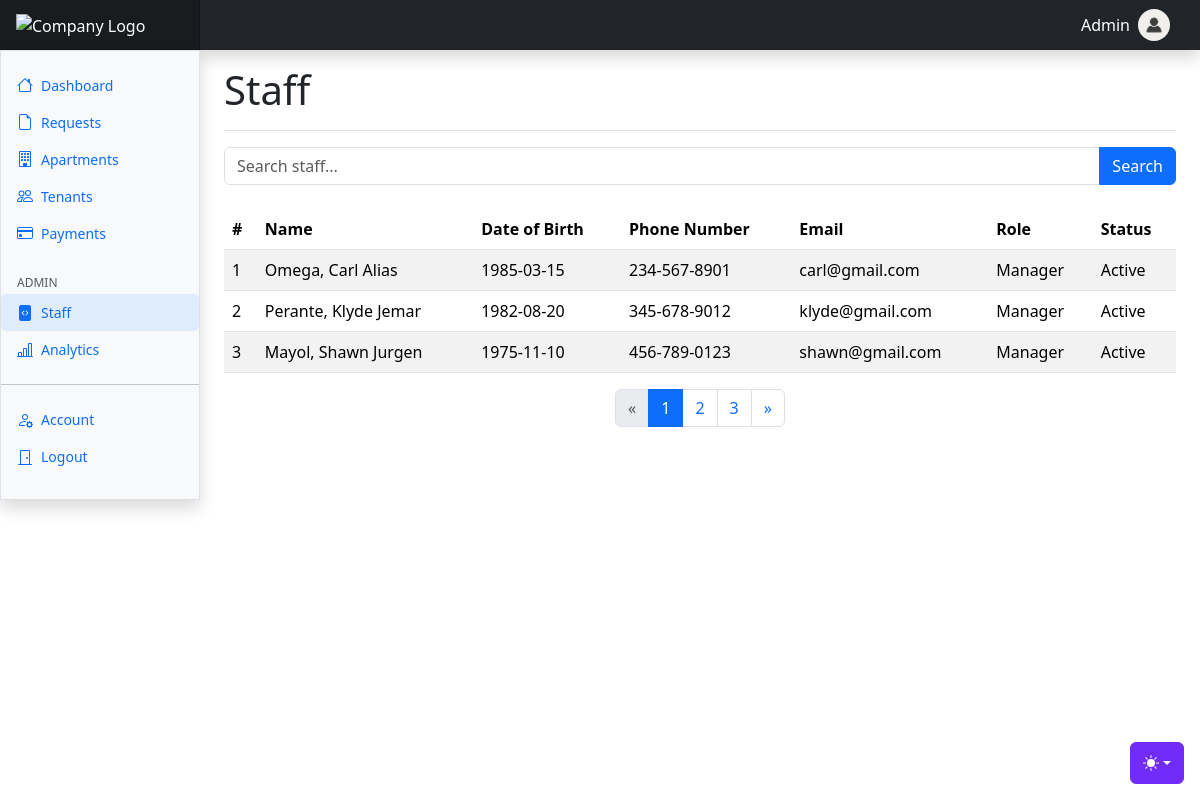
The app's page /app/index.php?page=admin.staff (signed in) with its own data.
### tables this page shows
CREATE TABLE `user` (
  `user_ID` int(11) NOT NULL,
  `tenant_ID` int(11) DEFAULT NULL,
  `staff_ID` int(11) DEFAULT NULL,
  `username` varchar(255) NOT NULL,
  `password` varchar(255) NOT NULL,
  `userRole` enum('Admin','Manager','Tenant') NOT NULL
);

CREATE TABLE `staff` (
  `staff_ID` int(11) NOT NULL,
  `firstName` varchar(255) NOT NULL,
  `lastName` varchar(255) NOT NULL,
  `middleName` varchar(255) NOT NULL,
  `dateOfBirth` date DEFAULT NULL,
  `phoneNumber` varchar(20) NOT NULL,
  `emailAddress` varchar(255) NOT NULL,
  `staffStatus` enum('Active','Inactive') NOT NULL DEFAULT 'Active',
  `staffRole` varchar(255) NOT NULL,
  `picDirectory` varchar(255) DEFAULT NULL
);

### app/views/admin/admin.staff.php (the view, shortened to what this page needs)
<main class="col-md-9 ms-sm-auto col-lg-10 px-md-4">
    <div class="d-flex justify-content-between flex-wrap flex-md-nowrap align-items-center pt-3 pb-2 mb-3 border-bottom">
        <h1 class="h1">Staff</h1>
    </div>
    <?php
        $search = '';
    ?>
    <form class="mb-4" action="<?php echo htmlspecialchars($_SERVER["PHP_SELF"]); ?>" method="GET">
        <div class="input-group">
            <input type="text" class="form-control" placeholder="Search staff..." name="search" value="<?php echo htmlspecialchars($search); ?>">
            <button class="btn btn-primary" type="submit">Search</button>
        </div>
    </form>
    <div class="table-responsive">
    <?php
    include 'core/database.php';
    $sql = "SELECT * FROM staff WHERE staffRole != 'Admin' AND CONCAT(lastName, ' ', firstName, ' ', middleName) LIKE '%$search%'";
    $result = $conn->query($sql);
    if ($result->num_rows > 0) {
        echo '<table class="table table-striped table-hover">';
        echo '<thead>';
        echo '<tr>';
        echo '<th>#</th>';
        echo '<th>Name</th>';
        echo '<th>Date of Birth</th>';
        echo '<th>Phone Number</th>';
        echo '<th>Email</th>';
        echo '<th>Role</th>';
        echo '<th>Status</th>';
        echo '</tr>';
        echo '</thead>';
        echo '<tbody>';
        $count = 1;
        while ($row = $result->fetch_assoc()) {
            echo '<tr>';
            echo '<td>' . $count++ . '</td>';
            echo '<td>' . $row['lastName'] . ', ' . $row['firstName'] . ' ' . $row['middleName'] . '</td>';
            echo '<td>' . $row['dateOfBirth'] . '</td>';
            echo '<td>' . $row['phoneNumber'] . '</td>';
            echo '<td>' . $row['emailAddress'] . '</td>';
            echo '<td>' . $row['staffRole'] . '</td>';
            echo '<td>' . $row['staffStatus'] . '</td>';
            echo '</tr>';
        }
        echo '</tbody>';
        echo '</table>';
    } else {
        echo 'No staff found.';
    }
    ?>
    </div>
    <nav aria-label="Page navigation">
        <ul class="pagination justify-content-center">
            <li class="page-item disabled">
                <a class="page-link" href="#" tabindex="-1" aria-disabled="true">
                    <span aria-hidden="true">&laquo;</span>
                </a>
            </li>
            <li class="page-item active" aria-current="page">
                <a class="page-link" href="#">1 <span class="sr-only">(current)</span></a>
            </li>
            <li class="page-item"><a class="page-link" href="#">2</a></li>
            <li class="page-item"><a class="page-link" href="#">3</a></li>
            <li class="page-item">
                <a class="page-link" href="#">
                    <span aria-hidden="true">&raquo;</span>
                </a>
            </li>
        </ul>
    </nav>
</main>

### app/index.php (shortened to what this page needs)
<!doctype html>
<html lang="en" data-bs-theme="light">
<head>
  <link href="assets/dist/css/bootstrap.min.css" rel="stylesheet">
  <link href="assets/src/css/dashboard.css" rel="stylesheet">
  <link href="assets/src/css/themes.css" rel="stylesheet">
</head>
<body>
  <?php
      include ('core/themes.php');
      $role = $_SESSION['role'] ?? 'tenant';
      $dashboardPage = match ($role) {
          'admin' => 'index.php?page=admin.dashboard',
          'manager' => 'index.php?page=manager.dashboard',
          'tenant' => 'index.php?page=tenant.dashboard',
      };
  ?>
  <header class="navbar sticky-top bg-dark flex-md-nowrap p-0 shadow">
    <a class="navbar-brand col-md-3 col-lg-2 me-0 px-3 fs-6 text-white" href="<?= htmlspecialchars($dashboardPage) ?>">
        <img src="assets/src/svg/c.svg" alt="Company Logo" style="width: 100%; height: 80%">
    </a>
    <ul class="navbar-nav flex-row">
        <?php
            include 'core/database.php';
            $loggedInUserID = $_SESSION['user_id'] ?? null;
            $username = "";
            if ($loggedInUserID) {
                $query = "SELECT username FROM user WHERE user_ID = ?";
                $stmt = $conn->prepare($query);
                $stmt->bind_param('i', $loggedInUserID);
                $stmt->execute();
                $stmt->bind_result($username);
            } else {
                echo "User not logged in.";
            }
        ?>
        <li class="nav-item text-nowrap d-none d-md-flex align-items-center text-white">
            <div class="navbar-nav">
                <span class="px-2"><?= htmlspecialchars($username) ?></span>
            </div>
            <a href="#" id="accountPictureTrigger" data-bs-toggle="modal" data-bs-target="#staffAccountModal">
                <img src="uploads\staff\placeholder.jpg" class="img-fluid rounded-circle" style="width: 32px; height: 32px;" alt="Account Picture">
            </a>
        </li>
    </ul>
  </header>
  <?php
  if (isset($_SESSION['role'])) {
    switch ($_SESSION['role']) {
      case 'admin':
        $sideBar = 'views/admin/admin.sidebar';
        $page = 'views/admin/admin.dashboard';
        break;
    }
    include $sideBar . '.php';
    if (isset($_GET['page'])) {
      $page = $_GET['page'];
      include 'views/' .  $role . '/' . $page . '.php';
    } else {
      include $page . '.php';
    }
  }
  ?>
  </div>
  </div>
</body>
</html>

### app/core/themes.php (shortened to what this page needs)
<div class="dropdown position-fixed bottom-0 end-0 mb-3 me-3 bd-mode-toggle">
  <button class="btn btn-bd-primary py-2 dropdown-toggle d-flex align-items-center" id="bd-theme" type="button"
    aria-expanded="false" data-bs-toggle="dropdown" aria-label="Toggle theme (auto)">
    <svg class="bi my-1 theme-icon-active" width="1em" height="1em">
      <use href="#circle-half"></use>
    </svg>
  </button>
</div>

### app/views/common/modal.changePassword.php (shortened to what this page needs)
<link href="assets/dist/font-awesome/css/all.min.css" rel="stylesheet">

### app/views/admin/admin.sidebar.php (shortened to what this page needs)
<?php include('views/common/modal.changePassword.php'); ?>
<div class="container-fluid">
    <div class="row">
      <div class="sidebar position-fixed border border-right col-md-3 col-lg-2 p-0 bg-body-tertiary shadow">
        <div class="offcanvas-md offcanvas-end bg-body-tertiary" tabindex="-1" id="sidebarMenu" aria-labelledby="sidebarMenuLabel">
          <div class="offcanvas-body d-md-flex flex-column p-0 pt-lg-3 overflow-y-auto">
            <ul class="nav flex-column">
            <?php
              $currentPage = isset($_GET['page']) ? $_GET['page'] : '';
            ?>
              <li class="nav-item">
                <a class="nav-link d-flex align-items-center gap-2 <?php echo $currentPage === 'admin.dashboard' ? 'selected' : 'highlight'; ?>" aria-current="page" href="index.php?page=admin.dashboard">
                  <svg class="bi" xmlns="http://www.w3.org/2000/svg" width="16" height="16" viewBox="0 0 16 16">
                      <use xlink:href="<?php echo $currentPage === 'admin.dashboard' ? '#house-fill' : '#house'; ?>" />
                  </svg>
                  Dashboard
                </a>
              </li>
              <li class="nav-item">
                <a class="nav-link d-flex align-items-center gap-2 <?php echo $currentPage === 'admin.requests' ? 'selected' : 'highlight'; ?>" aria-current="page" href="?page=admin.requests">
                  <svg class="bi" xmlns="http://www.w3.org/2000/svg" width="16" height="16" viewBox="0 0 16 16">
                      <use xlink:href="<?php echo $currentPage === 'admin.requests' ? '#file-earmark-fill' : '#file-earmark'; ?>" />
                  </svg>
                  Requests
                </a>
              </li>
              <li class="nav-item">
                <a class="nav-link d-flex align-items-center gap-2 <?php echo $currentPage === 'admin.apartments' ? 'selected' : 'highlight'; ?>" aria-current="page" href="index.php?page=admin.apartments">
                  <svg class="bi" xmlns="http://www.w3.org/2000/svg" width="16" height="16" viewBox="0 0 16 16">
                      <use xlink:href="<?php echo $currentPage === 'admin.apartments' ? '#building-fill' : '#building'; ?>" />
                  </svg>
                  Apartments
                </a>
              </li>
              <li class="nav-item">
                <a class="nav-link d-flex align-items-center gap-2 <?php echo $currentPage === 'admin.tenants' ? 'selected' : 'highlight'; ?>" aria-current="page" href="index.php?page=admin.tenants">
                  <svg class="bi" xmlns="http://www.w3.org/2000/svg" width="16" height="16" viewBox="0 0 16 16">
                      <use xlink:href="<?php echo $currentPage === 'admin.tenants' ? '#people-fill' : '#people'; ?>" />
                  </svg>
                  Tenants
                </a>
              </li>
              <li class="nav-item">
                <a class="nav-link d-flex align-items-center gap-2 <?php echo $currentPage === 'admin.payments' ? 'selected' : 'highlight'; ?>" aria-current="page" href="index.php?page=admin.payments">
                  <svg class="bi" xmlns="http://www.w3.org/2000/svg" width="16" height="16" viewBox="0 0 16 16">
                      <use xlink:href="<?php echo $currentPage === 'admin.payments' ? '#credit-card-fill' : '#credit-card'; ?>" />
                  </svg>
                  Payments
                </a>
              </li>
            </ul>
            <h6
              class="sidebar-heading d-flex justify-content-between align-items-center px-3 mt-4 mb-1 text-body-secondary text-uppercase">
              <span>ADMIN</span>
            </h6>
            <ul class="nav flex-column mb-auto">
              <li class="nav-item">
                <a class="nav-link d-flex align-items-center gap-2 <?php echo $currentPage === 'admin.staff' ? 'selected' : 'highlight'; ?>" aria-current="page" href="index.php?page=admin.staff">
                  <svg class="bi" xmlns="http://www.w3.org/2000/svg" width="16" height="16" viewBox="0 0 16 16">
                      <use xlink:href="<?php echo $currentPage === 'admin.staff' ? '#file-code-fill' : '#file-code'; ?>" />
                  </svg>
                  Staff
                </a>
              </li>
              <li class="nav-item">
                <a class="nav-link d-flex align-items-center gap-2 <?php echo $currentPage === 'admin.analytics' ? 'selected' : 'highlight'; ?>" aria-current="page" href="index.php?page=admin.analytics">
                  <svg class="bi" xmlns="http://www.w3.org/2000/svg" width="16" height="16" viewBox="0 0 16 16">
                      <use xlink:href="<?php echo $currentPage === 'admin.analytics' ? '#bar-chart-line-fill' : '#bar-chart-line'; ?>" />
                  </svg>
                  Analytics
                </a>
              </li>
            </ul>
            <hr class="my-3">
          <ul class="nav flex-column mb-auto">
            <li class="nav-item">
                <a class="nav-link d-flex align-items-center gap-2 highlight" href="#" data-bs-toggle="modal" data-bs-target="#staffAccountModal">
                    <svg xmlns="http://www.w3.org/2000/svg" width="16" height="16" fill="currentColor" class="bi bi-person-gear" viewBox="0 0 16 16">
                        <use xlink:href="#person-gear" />
                    </svg>
                    Account
                </a>
            </li>
            <li class="nav-item">
              <a id="logout-link" class="nav-link d-flex align-items-center gap-2 highlight" href="handlers/common/logout.php">
                  <svg id="logout-icon" class="bi" xmlns="http://www.w3.org/2000/svg" width="16" height="16" fill="currentColor" viewBox="0 0 16 16">
                      <use xlink:href="#door-closed" class="door-icon" />
                  </svg>
                  Logout
              </a>
            </li>
          </ul>
          <br>
        </div>
      </div>
    </div>

### app/assets/src/css/dashboard.css (style rules this page uses)
.bi { display: inline-block; width: 1rem; height: 1rem; }
.sidebar .nav-link { font-size: .875rem; font-weight: 500; }
.sidebar-heading { font-size: .75rem; }
.navbar-brand { padding-top: .75rem; padding-bottom: .75rem; background-color: rgba(0, 0, 0, .25); box-shadow: inset -1px 0 0 rgba(0, 0, 0, .25); }
.bi { vertical-align: -.125em; fill: currentColor; }
.btn-bd-primary { --bd-violet-bg: #712cf9; --bd-violet-rgb: 112.520718, 44.062154, 249.437846; --bs-btn-font-weight: 600; --bs-btn-color: var(--bs-white); --bs-btn-bg: var(--bd-violet-bg); --bs-btn-border-color: var(--bd-violet-bg); --bs-btn-hover-color: var(--bs-white); --bs-btn-hover-bg: #6528e0; --bs-btn-hover-border-color: #6528e0; --bs-btn-focus-shadow-rgb: var(--bd-violet-rgb); --bs-btn-active-color: var(--bs-btn-hover-color); --bs-btn-active-bg: #5a23c8; --bs-btn-active-border-color: #5a23c8; }
.bd-mode-toggle { z-index: 1500; }

### app/assets/src/css/themes.css (style rules this page uses)
* { margin: 0px; padding: 0px; }
.bi { vertical-align: -.125em; fill: currentColor; }
.btn-bd-primary { --bd-violet-bg: #712cf9; --bd-violet-rgb: 112.520718, 44.062154, 249.437846; --bs-btn-font-weight: 600; --bs-btn-color: var(--bs-white); --bs-btn-bg: var(--bd-violet-bg); --bs-btn-border-color: var(--bd-violet-bg); --bs-btn-hover-color: var(--bs-white); --bs-btn-hover-bg: #6528e0; --bs-btn-hover-border-color: #6528e0; --bs-btn-focus-shadow-rgb: var(--bd-violet-rgb); --bs-btn-active-color: var(--bs-btn-hover-color); --bs-btn-active-bg: #5a23c8; --bs-btn-active-border-color: #5a23c8; }
.bd-mode-toggle { z-index: 99999; }

### app/index.php (style rules this page uses)
#accountPictureTrigger img { display: block; margin-right: 30px; }

### app/views/admin/admin.sidebar.php (style rules this page uses)
.sidebar, .offcanvas-md { z-index: 1050; }
.selected { background-color: rgba(0, 123, 255, 0.1); border-radius: 5px; }
.highlight { transition: background-color 0.3s; }

### records on screen
user: username "Admin"
staff: lastName "Omega", firstName "Carl", middleName "Alias", dateOfBirth "1985-03-15", phoneNumber "234-567-8901", emailAddress "carl@gmail.com", staffRole "Manager", staffStatus "Active"
staff: lastName "Perante", firstName "Klyde", middleName "Jemar", dateOfBirth "1982-08-20", phoneNumber "345-678-9012", emailAddress "klyde@gmail.com", staffRole "Manager", staffStatus "Active"
staff: lastName "Mayol", firstName "Shawn", middleName "Jurgen", dateOfBirth "1975-11-10", phoneNumber "456-789-0123", emailAddress "shawn@gmail.com", staffRole "Manager", staffStatus "Active"
